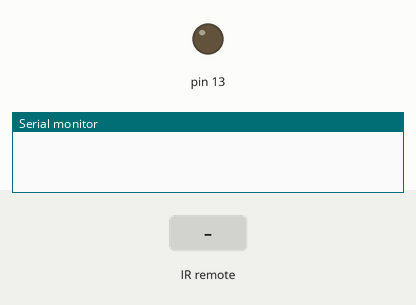
Bench run of a sketch on a simulated Arduino Uno, built with avr-gcc and run on an emulated ATmega328P. Parts: output pins drawn as LEDs (lit = HIGH), the last lines printed to the serial monitor. The test bench sets the inputs (shaded band).

Above: at 1.2 s.
1.3 s: infrared code 0xFFB24D received
At 2.4 s:
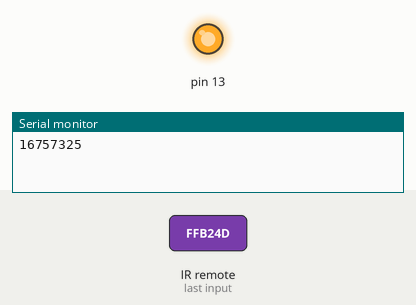
2.8 s: infrared code 0xFFFFFFFF received
At 3.5 s:
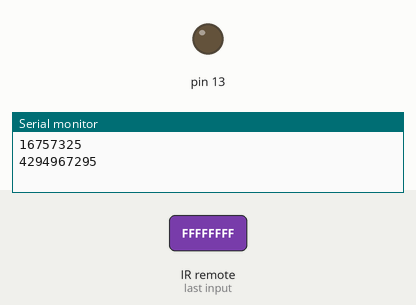
Timing chart, 0 to 5.8 s (numbered marks = the images above; inputs shaded):
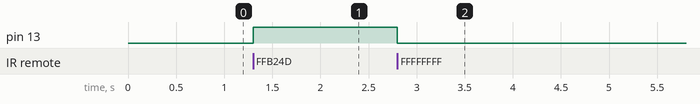

The sketch:

IR_Projekt.ino
```cpp
// (licence header left out)
//Infromationen über das ursprüngliche Programm „IrrecvDemo“.

#include <IRremote.h>   // Das Programm greift an dieser Stelle auf eine „Library“ zurück. Das erleichtert einem viel Arbeit. Denn das Infrarotlicht wird mit einem Code verschlüsselt gesendet. Um diesen Code selber auszulesen und in passende Werte umzuwandeln, wären sehr viele Zeilen Code erforderlich.

int RECV_PIN = 11;  //  Der Kontakt der am Infrarotsensor die Daten ausgibt, wird mit Pin 11 des Arduinoboards verbunden.
IRrecv irrecv(RECV_PIN);   // An dieser Stelle wird ein Objekt definiert, dass den Infrarotsensor an Pin 11 ausliest.
decode_results results;  // Dieser Befehl sorgt dafür, dass die Daten, die per Infrarot eingelesen werden unter „results“ abgespeichert werden.
boolean ledAn = false;

void setup()
{

  Serial.begin(9600);    //Im Setup wird die Serielle Verbindung gestartet, damit man sich die Empfangenen Daten der Fernbedienung per seriellen Monitor ansehen kann.

pinMode (13, OUTPUT);

irrecv.enableIRIn();   //Dieser Befehl initialisiert den Infrarotempfänger.

  }

void loop()

{   //Der loop-Teil fällt durch den Rückgriff auf die „library“ sehr kurz aus.

if (irrecv.decode(&results)) {    //Wenn Daten empfangen wurden,
  if(results.value == 16757325 || results.value == 4294967295) {
   if (ledAn == true) {
    digitalWrite(13, LOW);
    delay(50);
    ledAn = false;
   } else {
    digitalWrite(13, HIGH);
    delay(50);
    ledAn = true;
   }

  }

  Serial.println(results.value, DEC); //werden sie als Dezimalzahl (DEC) an den Serial-Monitor ausgegeben.


  irrecv.resume();  //Der nächste Wert soll vom IR-Empfänger eingelesen werden
  }
}
```

Measured:
- after the input at 1.3 s, pin 13: LOW → HIGH at once
- after the input at 2.8 s, pin 13: HIGH → LOW at once
